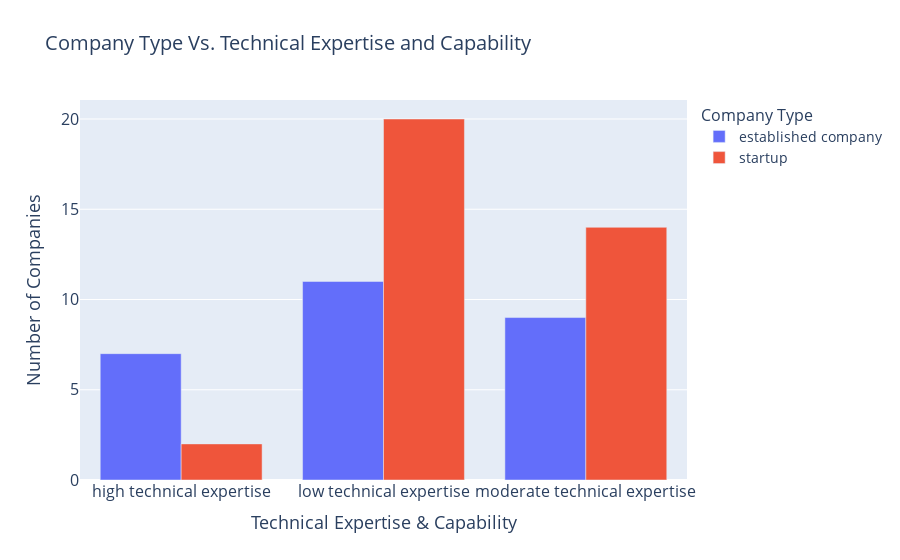

Write notebook code for a chart like this one.
### Code cell
import pandas as pd
import plotly.express as px

file_path = r"C:/Users/h02317/OneDrive - Haaga-Helia Oy Ab/Advisory sessions/Feedbacks/Need analysis sessions/need_analysis_summary.xlsx"
data = pd.read_excel(file_path)

color_mapping = {'high': 'green', 'low': 'red', 'moderate': 'blue'}

if 'technical_expertise_and_capability' in data.columns:
    segmentation_data = data.groupby(['technical_expertise_and_capability', 'company_type']).size().reset_index(name='counts')

    segmentation_data['technical_expertise_and_capability'] = segmentation_data['technical_expertise_and_capability'].replace({
        'moderate': 'moderate technical expertise', 
        'high': 'high technical expertise', 
        'low': 'low technical expertise'
    })

    fig = px.bar(segmentation_data, 
                 x='technical_expertise_and_capability', 
                 y='counts', 
                 color='company_type', 
                 barmode='group',
                 labels={'technical_expertise_and_capability': 'Technical Expertise & Capability', 
                         'counts': 'Number of Companies', 'company_type': 'Company Type'},
                 title='Company Type Vs. Technical Expertise and Capability')

    fig.update_layout(
        title_font_size=20,
        xaxis_title_font_size=18,
        yaxis_title_font_size=18,
        legend_title_font_size=16,
        legend_font_size=14,
        xaxis=dict(tickfont=dict(size=16)), 
        yaxis=dict(tickfont=dict(size=16))   
    )

    fig.show()
else:
    print("The column 'technical_expertise_and_capability' does not exist in the dataset.")

### Figure 1 — Plotly figure (JSON) as saved in the notebook; plotly's stock layout.template omitted (floating-point values rounded to 4 significant figures)
{"data": [{"alignmentgroup": "True", "hovertemplate": "Company Type=established company<br>Technical Expertise & Capability=%{x}<br>Number of Companies=%{y}<extra></extra>", "legendgroup": "established company", "marker": {"color": "#636efa", "pattern": {"shape": ""}}, "name": "established company", "offsetgroup": "established company", "orientation": "v", "showlegend": true, "textposition": "auto", "type": "bar", "x": ["high technical expertise", "low technical expertise", "moderate technical expertise"], "xaxis": "x", "y": [7, 11, 9], "yaxis": "y"}, {"alignmentgroup": "True", "hovertemplate": "Company Type=startup<br>Technical Expertise & Capability=%{x}<br>Number of Companies=%{y}<extra></extra>", "legendgroup": "startup", "marker": {"color": "#EF553B", "pattern": {"shape": ""}}, "name": "startup", "offsetgroup": "startup", "orientation": "v", "showlegend": true, "textposition": "auto", "type": "bar", "x": ["high technical expertise", "low technical expertise", "moderate technical expertise"], "xaxis": "x", "y": [2, 20, 14], "yaxis": "y"}], "layout": {"autosize": true, "barmode": "group", "legend": {"font": {"size": 14}, "title": {"font": {"size": 16}, "text": "Company Type"}, "tracegroupgap": 0}, "title": {"font": {"size": 20}, "text": "Company Type Vs. Technical Expertise and Capability"}, "xaxis": {"anchor": "y", "autorange": true, "domain": [0, 1], "range": [-0.5, 2.5], "tickfont": {"size": 16}, "title": {"font": {"size": 18}, "text": "Technical Expertise & Capability"}, "type": "category"}, "yaxis": {"anchor": "x", "autorange": true, "domain": [0, 1], "range": [0, 21.05], "tickfont": {"size": 16}, "title": {"font": {"size": 18}, "text": "Number of Companies"}, "type": "linear"}}}
